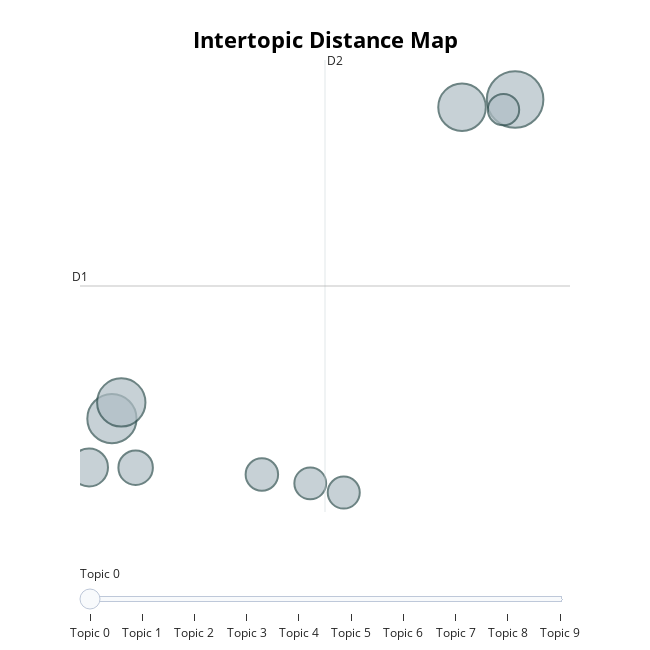

Notebook code for this chart:
### Code cell
model_manual.visualize_topics()

### Figure 1 — Plotly figure (JSON) as saved in the notebook; plotly's stock layout.template omitted (floating-point values rounded to 4 significant figures)
{"data": [{"customdata": [[0, "it | movie | the | and | that", 218], [1, "dark | social | network | knight | the", 165], [2, "video | for | send | direct | feedback", 159], [3, "the | of | lord | rings | 10", 154], [4, "slotterbeck | scott | you | he | right", 98], [5, "moonlight | sunshine | the | eternal | la", 81], [6, "interstellar | district | mention | is | and", 72], [7, "no | lol | whiplash | bubblegum | nope", 70], [8, "list | top | your | great | my", 69], [9, "underrated | the | most | is | of", 67]], "hovertemplate": "<b>Topic %{customdata[0]}</b><br>Words: %{customdata[1]}<br>Size: %{customdata[2]}", "legendgroup": "", "marker": {"color": "#B0BEC5", "line": {"color": "DarkSlateGrey", "width": 2}, "size": [218, 165, 159, 154, 98, 81, 72, 70, 69, 67], "sizemode": "area", "sizeref": 0.1363, "symbol": "circle"}, "mode": "markers", "name": "", "orientation": "v", "showlegend": false, "type": "scatter", "x": [5.727, -0.5833, -0.4371, 4.896, -0.9418, -0.2123, 1.763, 3.045, 2.521, 5.545], "xaxis": "x", "y": [7.693, -1.629, -1.155, 7.468, -3.054, -3.061, -3.259, -3.787, -3.518, 7.397], "yaxis": "y"}], "layout": {"annotations": [{"showarrow": false, "text": "D1", "x": -1.083, "y": 2.246, "yshift": 10}, {"showarrow": false, "text": "D2", "x": 2.751, "xshift": 10, "y": 8.846}], "height": 650, "hoverlabel": {"bgcolor": "white", "font": {"family": "Rockwell", "size": 16}}, "legend": {"itemsizing": "constant", "tracegroupgap": 0}, "margin": {"t": 60}, "shapes": [{"line": {"color": "#CFD8DC", "width": 2}, "type": "line", "x0": 2.751, "x1": 2.751, "y0": -4.355, "y1": 8.846}, {"line": {"color": "#9E9E9E", "width": 2}, "type": "line", "x0": -1.083, "x1": 6.586, "y0": 2.246, "y1": 2.246}], "sliders": [{"active": 0, "pad": {"t": 50}, "steps": [{"args": [{"marker.color": [["red", "#B0BEC5", "#B0BEC5", "#B0BEC5", "#B0BEC5", "#B0BEC5", "#B0BEC5", "#B0BEC5", "#B0BEC5", "#B0BEC5"]]}], "label": "Topic 0", "method": "update"}, {"args": [{"marker.color": [["#B0BEC5", "red", "#B0BEC5", "#B0BEC5", "#B0BEC5", "#B0BEC5", "#B0BEC5", "#B0BEC5", "#B0BEC5", "#B0BEC5"]]}], "label": "Topic 1", "method": "update"}, {"args": [{"marker.color": [["#B0BEC5", "#B0BEC5", "red", "#B0BEC5", "#B0BEC5", "#B0BEC5", "#B0BEC5", "#B0BEC5", "#B0BEC5", "#B0BEC5"]]}], "label": "Topic 2", "method": "update"}, {"args": [{"marker.color": [["#B0BEC5", "#B0BEC5", "#B0BEC5", "red", "#B0BEC5", "#B0BEC5", "#B0BEC5", "#B0BEC5", "#B0BEC5", "#B0BEC5"]]}], "label": "Topic 3", "method": "update"}, {"args": [{"marker.color": [["#B0BEC5", "#B0BEC5", "#B0BEC5", "#B0BEC5", "red", "#B0BEC5", "#B0BEC5", "#B0BEC5", "#B0BEC5", "#B0BEC5"]]}], "label": "Topic 4", "method": "update"}, {"args": [{"marker.color": [["#B0BEC5", "#B0BEC5", "#B0BEC5", "#B0BEC5", "#B0BEC5", "red", "#B0BEC5", "#B0BEC5", "#B0BEC5", "#B0BEC5"]]}], "label": "Topic 5", "method": "update"}, {"args": [{"marker.color": [["#B0BEC5", "#B0BEC5", "#B0BEC5", "#B0BEC5", "#B0BEC5", "#B0BEC5", "red", "#B0BEC5", "#B0BEC5", "#B0BEC5"]]}], "label": "Topic 6", "method": "update"}, {"args": [{"marker.color": [["#B0BEC5", "#B0BEC5", "#B0BEC5", "#B0BEC5", "#B0BEC5", "#B0BEC5", "#B0BEC5", "red", "#B0BEC5", "#B0BEC5"]]}], "label": "Topic 7", "method": "update"}, {"args": [{"marker.color": [["#B0BEC5", "#B0BEC5", "#B0BEC5", "#B0BEC5", "#B0BEC5", "#B0BEC5", "#B0BEC5", "#B0BEC5", "red", "#B0BEC5"]]}], "label": "Topic 8", "method": "update"}, {"args": [{"marker.color": [["#B0BEC5", "#B0BEC5", "#B0BEC5", "#B0BEC5", "#B0BEC5", "#B0BEC5", "#B0BEC5", "#B0BEC5", "#B0BEC5", "red"]]}], "label": "Topic 9", "method": "update"}]}], "title": {"font": {"color": "Black", "size": 22}, "text": "<b>Intertopic Distance Map", "x": 0.5, "xanchor": "center", "y": 0.95, "yanchor": "top"}, "width": 650, "xaxis": {"anchor": "y", "domain": [0, 1], "range": [-1.083, 6.586], "title": {"text": ""}, "visible": false}, "yaxis": {"anchor": "x", "domain": [0, 1], "range": [-4.355, 8.846], "title": {"text": ""}, "visible": false}}}
